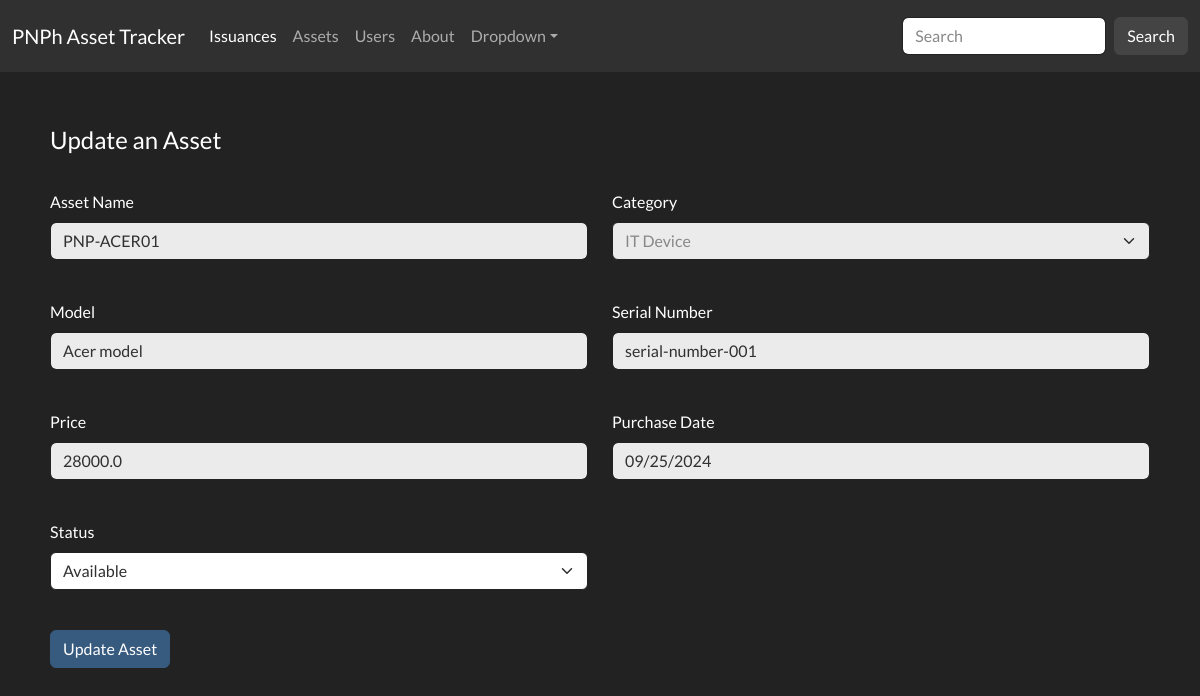
The app's page /assets/update-asset/1 with its own data.
### app/models.py (models this page shows)
class Asset(db.Model):
    id = db.Column(db.Integer, primary_key=True)
    asset_name = db.Column(db.String(100), nullable=False)
    category = db.Column(db.String(50), nullable=False)  # IT device or Office furniture
    model = db.Column(db.String(50), nullable=False)
    serial_number = db.Column(db.String(100), nullable=True)   # Serial number for IT Devices
    price = db.Column(db.Float, nullable=False)
    purchase_date = db.Column(db.Date, nullable=True)  # Optional: track purchase dates
    status = db.Column(db.String(50), nullable=False)  # Available, Unusable
    issuances = db.relationship('Issuance', backref='asset', lazy=True)

### app/controllers/asset_controller.py (the view)
@asset.route('/update-asset/<int:id>', methods=['GET', 'POST'])
def update_status(id):
    asset = Asset.query.get_or_404(id)
    if request.method == 'POST':
        asset.status = request.form['status']
        db.session.commit()
        return redirect(url_for('asset.assets_list'))
    return render_template('update_asset.html', asset=asset)

### app/templates/update_asset.html (shortened to what this page needs)
{% extends 'base.html' %}
{% block content %}
<div class="d-flex justify-content-center align-items-center" style="margin:50px">
   <form method="POST" action="/assets/update-asset/{{ asset.id }}" class="w-100">
      <fieldset>
        <legend>Update an Asset</legend>
        <div class="row">
          <div class="col-md-6 mb-3">
            <label for="asset_name" class="form-label mt-4">Asset Name</label>
            <input type="text" class="form-control" id="asset_name" name="asset_name" value="{{asset.asset_name}}" disabled>
          </div>
          <div class="col-md-6 mb-3">
            <label for="category" class="form-label mt-4">Category</label>
            <select class="form-select" id="category" name="category" disabled="">
              <option value="IT Device" {% if asset.category == 'IT Device' %}selected{% endif %}>IT Device</option>
            </select>
          </div>
        </div>
        <div class="row">
          <div class="col-md-6 mb-3">
            <label for="model" class="form-label mt-4">Model</label>
            <input type="text" class="form-control" id="model" name="model" value="{{ asset.model }}" disabled>
          </div>
          <div class="col-md-6 mb-3">
            <label for="serial_number" class="form-label mt-4">Serial Number</label>
            <input type="text" class="form-control" id="serial_number" name="serial_number" value="{{ asset.serial_number }}" disabled>
          </div>
        </div>
        <div class="row">
          <div class="col-md-6 mb-3">
            <label for="price" class="form-label mt-4">Price</label>
            <input type="number" class="form-control" id="price" name="price" value="{{ asset.price }}" disabled>
          </div>
          <div class="col-md-6 mb-3">
            <label for="purchase_date" class="form-label mt-4">Purchase Date</label>
            <input type="date" class="form-control" id="purchase_date" name="purchase_date" value="{{ asset.purchase_date }}" disabled>
          </div>
        </div>
        <div class="row">
          <div class="col-md-6 mb-3">
            <label for="status" class="form-label mt-4">Status</label>
            <select class="form-select" id="status" name="status">
              <option value="Available" {% if asset.status == 'Available' %}selected{% endif %}>Available</option>
            </select>
          </div>
        </div>
        <button type="submit" class="btn btn-primary mt-4">Update Asset</button>
      </fieldset>
    </form>
</div>
{% endblock %}

### records on screen
Asset: asset_name "PNP-ACER01", category "IT Device", model "Acer model", serial_number "serial-number-001", price "28000.0", purchase_date "09/25/2024", status "Available"
